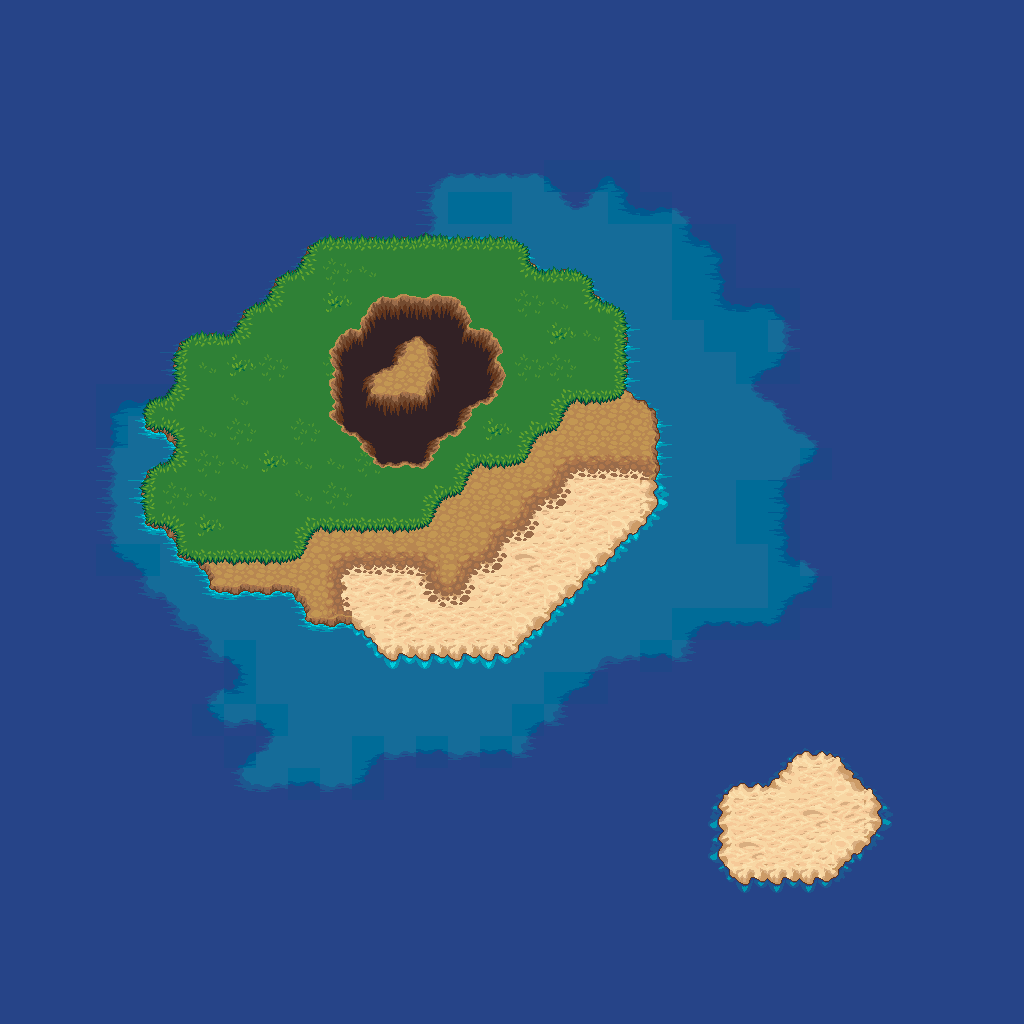

Tiled map render using the project's own tile images. Description and the map definition, with tile-layer contents summarised, below:
An orthogonal 32x32 tile map with 32x32 px tiles, 4 tile layers (base_layer, fill, touchups, pits).

<map version="1.0" orientation="orthogonal" width="32" height="32" tilewidth="32" tileheight="32">
 <tileset firstgid="1" name="terrain" tilewidth="32" tileheight="32">
  <image source="../sprites/terrain/terrain.png" width="1152" height="576" />
  <terraintypes>
   <terrain name="grass" tile="112" />
   <terrain name="water" tile="115" />
   <terrain name="dirt" tile="109" />
   <terrain name="mud" tile="325" />
   <terrain name="ash" tile="541" />
   <terrain name="pit" tile="118" />
   <terrain name="dark pit" tile="334" />
   <terrain name="gaping hole" tile="550" />
   <terrain name="deep water" tile="121" />
   <terrain name="sand" tile="124" />
   <terrain name="farm" tile="127" />
   <terrain name="snow" tile="133" />
   <terrain name="cold water" tile="139" />
   <terrain name="frozen water" tile="142" />
   <terrain name="lava" tile="547" />
  </terraintypes>
  <tile id="1" terrain="2,2,2," />
  <tile id="2" terrain="2,2,,2" />
  <tile id="4" terrain="0,0,0," />
  <tile id="5" terrain="0,0,,0" />
  <tile id="7" terrain="1,1,1," />
  <tile id="8" terrain="1,1,,1" />
  <tile id="10" terrain="5,5,5," />
  <tile id="11" terrain="5,5,,5" />
  <tile id="13" terrain="8,8,8," />
  <tile id="14" terrain="8,8,,8" />
  <tile id="16" terrain="9,9,9," />
  <tile id="17" terrain="9,9,,9" />
  <tile id="19" terrain="10,10,10,0" />
  <tile id="20" terrain="10,10,0,10" />
  <tile id="25" terrain="11,11,11," />
  <tile id="26" terrain="11,11,,11" />
  <tile id="28" terrain="11,11,11,1" />
  <tile id="29" terrain="11,11,1,11" />
  <tile id="31" terrain="12,12,12," />
  <tile id="32" terrain="12,12,,12" />
  <tile id="34" terrain="13,13,13," />
  <tile id="35" terrain="13,13,,13" />
  <tile id="37" terrain="2,,2,2" />
  <tile id="38" terrain=",2,2,2" />
  <tile id="40" terrain="0,,0,0" />
  <tile id="41" terrain=",0,0,0" />
  <tile id="43" terrain="1,,1,1" />
  <tile id="44" terrain=",1,1,1" />
  <tile id="46" terrain="5,,5,5" />
  <tile id="47" terrain=",5,5,5" />
  <tile id="49" terrain="8,,8,8" />
  <tile id="50" terrain=",8,8,8" />
  <tile id="52" terrain="9,,9,9" />
  <tile id="53" terrain=",9,9,9" />
  <tile id="55" terrain="10,0,10,10" />
  <tile id="56" terrain="0,10,10,10" />
  <tile id="61" terrain="11,,11,11" />
  <tile id="62" terrain=",11,11,11" />
  <tile id="64" terrain="11,1,11,11" />
  <tile id="65" terrain="1,11,11,11" />
  <tile id="67" terrain="12,,12,12" />
  <tile id="68" terrain=",12,12,12" />
  <tile id="70" terrain="13,,13,13" />
  <tile id="71" terrain=",13,13,13" />
  <tile id="72" terrain=",,,2" />
  <tile id="73" terrain=",,2,2" />
  <tile id="74" terrain=",,2," />
  <tile id="75" terrain=",,,0" />
  <tile id="76" terrain=",,0,0" />
  <tile id="77" terrain=",,0," />
  <tile id="78" terrain=",,,1" />
  <tile id="79" terrain=",,1,1" />
  <tile id="80" terrain=",,1," />
  <tile id="81" terrain=",,,5" />
  <tile id="82" terrain=",,5,5" />
  <tile id="83" terrain=",,5," />
  <tile id="84" terrain=",,,8" />
  <tile id="85" terrain=",,8,8" />
  <tile id="86" terrain=",,8," />
  <tile id="87" terrain=",,,9" />
  <tile id="88" terrain=",,9,9" />
  <tile id="89" terrain=",,9," />
  <tile id="90" terrain="0,0,0,10" />
  <tile id="91" terrain="0,0,10,10" />
  <tile id="92" terrain="0,0,10,0" />
  <tile id="96" terrain=",,,11" />
  <tile id="97" terrain=",,11,11" />
  <tile id="98" terrain=",,11," />
  <tile id="99" terrain="1,1,1,11" />
  <tile id="100" terrain="1,1,11,11" />
  <tile id="101" terrain="1,1,11,1" />
  <tile id="102" terrain=",,,12" />
  <tile id="103" terrain=",,12,12" />
  <tile id="104" terrain=",,12," />
  <tile id="105" terrain=",,,13" />
  <tile id="106" terrain=",,13,13" />
  <tile id="107" terrain=",,13," />
  <tile id="108" terrain=",2,,2" />
  <tile id="109" terrain="2,2,2,2" />
  <tile id="110" terrain="2,,2," />
  <tile id="111" terrain=",0,,0" />
  <tile id="112" terrain="0,0,0,0" />
  <tile id="113" terrain="0,,0," />
  <tile id="114" terrain=",1,,1" />
  <tile id="115" terrain="1,1,1,1" />
  <tile id="116" terrain="1,,1," />
  <tile id="117" terrain=",5,,5" />
  <tile id="118" terrain="5,5,5,5" />
  <tile id="119" terrain="5,,5," />
  <tile id="120" terrain=",8,,8" />
  <tile id="121" terrain="8,8,8,8" />
  <tile id="122" terrain="8,,8," />
  <tile id="123" terrain=",9,,9" />
  <tile id="124" terrain="9,9,9,9" />
  <tile id="125" terrain="9,,9," />
  <tile id="126" terrain="0,10,0,10" />
  <tile id="127" terrain="10,10,10,10" />
  <tile id="128" terrain="10,0,10,0" />
  <tile id="132" terrain=",11,,11" />
  <tile id="133" terrain="11,11,11,11" />
  <tile id="134" terrain="11,,11," />
  <tile id="135" terrain="1,11,1,11" />
  <tile id="136" terrain="11,11,11,11" />
  <tile id="137" terrain="11,1,11,1" />
  <tile id="138" terrain=",12,,12" />
  <tile id="139" terrain="12,12,12,12" />
  <tile id="140" terrain="12,,12," />
  <tile id="141" terrain=",13,,13" />
  <tile id="142" terrain="13,13,13,13" />
  <tile id="143" terrain="13,,13," />
  <tile id="144" terrain=",2,," />
  <tile id="145" terrain="2,2,," />
  <tile id="146" terrain="2,,," />
  <tile id="147" terrain=",0,," />
  <tile id="148" terrain="0,0,," />
  <tile id="149" terrain="0,,," />
  <tile id="150" terrain=",1,," />
  <tile id="151" terrain="1,1,," />
  <tile id="152" terrain="1,,," />
  <tile id="153" terrain=",5,," />
  <tile id="154" terrain="5,5,," />
  <tile id="155" terrain="5,,," />
  <tile id="156" terrain=",8,," />
  <tile id="157" terrain="8,8,," />
  <tile id="158" terrain="8,,," />
  <tile id="159" terrain=",9,," />
  <tile id="160" terrain="9,9,," />
  <tile id="161" terrain="9,,," />
  <tile id="162" terrain="0,10,0,0" />
  <tile id="163" terrain="10,10,0,0" />
  <tile id="164" terrain="10,0,0,0" />
  <tile id="168" terrain=",11,," />
  <tile id="169" terrain="11,11,," />
  <tile id="170" terrain="11,,," />
  <tile id="171" terrain="1,11,1,1" />
  <tile id="172" terrain="11,11,1,1" />
  <tile id="173" terrain="11,1,1,1" />
  <tile id="174" terrain=",12,," />
  <tile id="175" terrain="12,12,," />
  <tile id="176" terrain="12,,," />
  <tile id="177" terrain=",13,," />
  <tile id="178" terrain="13,13,," />
  <tile id="179" terrain="13,,," />
  <tile id="180" terrain="2,2,2,2" />
  <tile id="181" terrain="2,2,2,2" />
  <tile id="182" terrain="2,2,2,2" />
  <tile id="183" terrain="0,0,0,0" />
  <tile id="184" terrain="0,0,0,0" />
  <tile id="185" terrain="0,0,0,0" />
  <tile id="186" terrain="1,1,1,1" />
  <tile id="187" terrain="1,1,1,1" />
  <tile id="188" terrain="1,1,1,1" />
  <tile id="192" terrain="8,8,8,8" />
  <tile id="193" terrain="8,8,8,8" />
  <tile id="194" terrain="8,8,8,8" />
  <tile id="195" terrain="9,9,9,9" />
  <tile id="196" terrain="9,9,9,9" />
  <tile id="197" terrain="9,9,9,9" />
  <tile id="198" terrain="10,10,10,10" />
  <tile id="199" terrain="10,10,10,10" />
  <tile id="200" terrain="10,10,10,10" />
  <tile id="204" terrain="11,11,11,11" />
  <tile id="205" terrain="11,11,11,11" />
  <tile id="206" terrain="11,11,11,11" />
  <tile id="210" terrain="12,12,12,12" />
  <tile id="211" terrain="12,12,12,12" />
  <tile id="212" terrain="12,12,12,12" />
  <tile id="213" terrain="13,13,13,13" />
  <tile id="214" terrain="13,13,13,13" />
  <tile id="215" terrain="13,13,13,13" />
  <tile id="217" terrain="3,3,3," />
  <tile id="218" terrain="3,3,,3" />
  <tile id="220" terrain="1,1,1,0" />
  <tile id="221" terrain="1,1,0,1" />
  <tile id="223" terrain="8,8,8,0" />
  <tile id="224" terrain="8,8,0,8" />
  <tile id="226" terrain="6,6,6," />
  <tile id="227" terrain="6,6,,6" />
  <tile id="229" terrain="8,8,8,1" />
  <tile id="230" terrain="8,8,1,8" />
  <tile id="232" terrain="9,9,9,1" />
  <tile id="233" terrain="9,9,1,9" />
  <tile id="241" terrain="11,11,11," />
  <tile id="242" terrain="11,11,,11" />
  <tile id="244" terrain="11,11,11,13" />
  <tile id="245" terrain="11,11,13,11" />
  <tile id="247" terrain="12,12,12,0" />
  <tile id="248" terrain="12,12,0,12" />
  <tile id="250" terrain="13,13,13,0" />
  <tile id="251" terrain="13,13,0,13" />
  <tile id="253" terrain="3,,3,3" />
  <tile id="254" terrain=",3,3,3" />
  <tile id="256" terrain="1,0,1,1" />
  <tile id="257" terrain="0,1,1,1" />
  <tile id="259" terrain="8,0,8,8" />
  <tile id="260" terrain="0,8,8,8" />
  <tile id="262" terrain="6,,6,6" />
  <tile id="263" terrain=",6,6,6" />
  <tile id="265" terrain="8,1,8,8" />
  <tile id="266" terrain="1,8,8,8" />
  <tile id="268" terrain="9,1,9,9" />
  <tile id="269" terrain="1,9,9,9" />
  <tile id="277" terrain="11,,11,11" />
  <tile id="278" terrain=",11,11,11" />
  <tile id="280" terrain="11,13,11,11" />
  <tile id="281" terrain="13,11,11,11" />
  <tile id="283" terrain="12,0,12,12" />
  <tile id="284" terrain="0,12,12,12" />
  <tile id="286" terrain="13,0,13,13" />
  <tile id="287" terrain="0,13,13,13" />
  <tile id="288" terrain=",,,3" />
  <tile id="289" terrain=",,3,3" />
  <tile id="290" terrain=",,3," />
  <tile id="291" terrain="0,0,0,1" />
  <tile id="292" terrain="0,0,1,1" />
  <tile id="293" terrain="0,0,1,0" />
  <tile id="294" terrain="0,0,0,8" />
  <tile id="295" terrain="0,0,8,8" />
  <tile id="296" terrain="0,0,8,0" />
  <tile id="297" terrain=",,,6" />
  <tile id="298" terrain=",,6,6" />
  <tile id="299" terrain=",,6," />
  <tile id="300" terrain="1,1,1,8" />
  <tile id="301" terrain="1,1,8,8" />
  <tile id="302" terrain="1,1,8,1" />
  <tile id="303" terrain="1,1,1,9" />
  <tile id="304" terrain="1,1,9,9" />
  <tile id="305" terrain="1,1,9,1" />
  <tile id="312" terrain=",,,11" />
  <tile id="313" terrain=",,11,11" />
  <tile id="314" terrain=",,11," />
  <tile id="315" terrain="13,13,13,11" />
  <tile id="316" terrain="13,13,11,11" />
  <tile id="317" terrain="13,13,11,13" />
  <tile id="318" terrain="0,0,0,12" />
  <tile id="319" terrain="0,0,12,12" />
  <tile id="320" terrain="0,0,12,0" />
  <tile id="321" terrain="0,0,0,13" />
  <tile id="322" terrain="0,0,13,13" />
  <tile id="323" terrain="0,0,13,0" />
  <tile id="324" terrain=",3,,3" />
  <tile id="325" terrain="3,3,3,3" />
  <tile id="326" terrain="3,,3," />
  <tile id="327" terrain="0,1,0,1" />
  <tile id="328" terrain="1,1,1,1" />
  <tile id="329" terrain="1,0,1,0" />
  <tile id="330" terrain="0,8,0,8" />
  <tile id="331" terrain="8,8,8,8" />
  <tile id="332" terrain="8,0,8,0" />
  <tile id="333" terrain=",6,,6" />
  <tile id="334" terrain="6,6,6,6" />
  <tile id="335" terrain="6,,6," />
  <tile id="336" terrain="1,8,1,8" />
  <tile id="337" terrain="8,8,8,8" />
  <tile id="338" terrain="8,1,8,1" />
  <tile id="339" terrain="1,9,1,9" />
  <tile id="340" terrain="9,9,9,9" />
  <tile id="341" terrain="9,1,9,1" />
  <tile id="348" terrain=",11,,11" />
  <tile id="349" terrain="11,11,11,11" />
  <tile id="350" terrain="11,,11," />
  <tile id="351" terrain="13,11,13,11" />
  <tile id="352" terrain="11,11,11,11" />
  <tile id="353" terrain="11,13,11,13" />
  <tile id="354" terrain="0,12,0,12" />
  <tile id="355" terrain="12,12,12,12" />
  <tile id="356" terrain="12,0,12,0" />
  <tile id="357" terrain="0,13,0,13" />
  <tile id="358" terrain="13,13,13,13" />
  <tile id="359" terrain="13,0,13,0" />
  <tile id="360" terrain=",3,," />
  <tile id="361" terrain="3,3,," />
  <tile id="362" terrain="3,,," />
  <tile id="363" terrain="0,1,0,0" />
  <tile id="364" terrain="1,1,0,0" />
  <tile id="365" terrain="1,0,0,0" />
  <tile id="366" terrain="0,8,0,0" />
  <tile id="367" terrain="8,8,0,0" />
  <tile id="368" terrain="8,0,0,0" />
  <tile id="369" terrain=",6,," />
  <tile id="370" terrain="6,6,," />
  <tile id="371" terrain="6,,," />
  <tile id="372" terrain="1,8,1,1" />
  <tile id="373" terrain="8,8,1,1" />
  <tile id="374" terrain="8,1,1,1" />
  <tile id="375" terrain="1,9,1,1" />
  <tile id="376" terrain="9,9,1,1" />
  <tile id="377" terrain="9,1,1,1" />
  <tile id="384" terrain=",11,," />
  <tile id="385" terrain="11,11,," />
  <tile id="386" terrain="11,,," />
  <tile id="387" terrain="13,11,13,13" />
  <tile id="388" terrain="11,11,13,13" />
  <tile id="389" terrain="11,13,13,13" />
  <tile id="390" terrain="0,12,0,0" />
  <tile id="391" terrain="12,12,0,0" />
  <tile id="392" terrain="12,0,0,0" />
  <tile id="393" terrain="0,13,0,0" />
  <tile id="394" terrain="13,13,0,0" />
  <tile id="395" terrain="13,0,0,0" />
  <tile id="396" terrain="3,3,3,3" />
  <tile id="397" terrain="3,3,3,3" />
  <tile id="398" terrain="3,3,3,3" />
  <tile id="433" terrain="4,4,4," />
  <tile id="434" terrain="4,4,,4" />
  <tile id="436" terrain="0,0,0," />
  <tile id="437" terrain="0,0,,0" />
  <tile id="439" terrain="14,14,14," />
  <tile id="440" terrain="14,14,,14" />
  <tile id="442" terrain="7,7,7," />
  <tile id="443" terrain="7,7,,7" />
  <tile id="445" terrain="1,1,1,8" />
  <tile id="446" terrain="1,1,8,1" />
  <tile id="448" terrain="9,9,9,8" />
  <tile id="449" terrain="9,9,8,9" />
  <tile id="457" terrain="9,9,9,12" />
  <tile id="458" terrain="9,9,12,9" />
  <tile id="460" terrain="9,9,9,13" />
  <tile id="461" terrain="9,9,13,9" />
  <tile id="463" terrain="11,11,11,8" />
  <tile id="464" terrain="11,11,8,11" />
  <tile id="469" terrain="4,,4,4" />
  <tile id="470" terrain=",4,4,4" />
  <tile id="472" terrain="0,,0,0" />
  <tile id="473" terrain=",0,0,0" />
  <tile id="475" terrain="14,,14,14" />
  <tile id="476" terrain=",14,14,14" />
  <tile id="478" terrain="7,,7,7" />
  <tile id="479" terrain=",7,7,7" />
  <tile id="481" terrain="1,8,1,1" />
  <tile id="482" terrain="8,1,1,1" />
  <tile id="484" terrain="9,8,9,9" />
  <tile id="485" terrain="8,9,9,9" />
  <tile id="493" terrain="9,12,9,9" />
  <tile id="494" terrain="12,9,9,9" />
  <tile id="496" terrain="9,13,9,9" />
  <tile id="497" terrain="13,9,9,9" />
  <tile id="499" terrain="11,8,11,11" />
  <tile id="500" terrain="8,11,11,11" />
  <tile id="504" terrain=",,,4" />
  <tile id="505" terrain=",,4,4" />
  <tile id="506" terrain=",,4," />
  <tile id="507" terrain=",,,0" />
  <tile id="508" terrain=",,0,0" />
  <tile id="509" terrain=",,0," />
  <tile id="510" terrain=",,,14" />
  <tile id="511" terrain=",,14,14" />
  <tile id="512" terrain=",,14," />
  <tile id="513" terrain=",,,7" />
  <tile id="514" terrain=",,7,7" />
  <tile id="515" terrain=",,7," />
  <tile id="516" terrain="8,8,8,1" />
  <tile id="517" terrain="8,8,1,1" />
  <tile id="518" terrain="8,8,1,8" />
  <tile id="519" terrain="8,8,8,9" />
  <tile id="520" terrain="8,8,9,9" />
  <tile id="521" terrain="8,8,9,8" />
  <tile id="528" terrain="12,12,12,9" />
  <tile id="529" terrain="12,12,9,9" />
  <tile id="530" terrain="12,12,9,12" />
  <tile id="531" terrain="13,13,13,9" />
  <tile id="532" terrain="13,13,9,9" />
  <tile id="533" terrain="13,13,9,13" />
  <tile id="534" terrain="8,8,8,11" />
  <tile id="535" terrain="8,8,11,11" />
  <tile id="536" terrain="8,8,11,8" />
  <tile id="540" terrain=",4,,4" />
  <tile id="541" terrain="4,4,4,4" />
  <tile id="542" terrain="4,,4," />
  <tile id="543" terrain=",0,,0" />
  <tile id="544" terrain="0,0,0,0" />
  <tile id="545" terrain="0,,0," />
  <tile id="546" terrain=",14,,14" />
  <tile id="547" terrain="14,14,14,14" />
  <tile id="548" terrain="14,,14," />
  <tile id="549" terrain=",7,,7" />
  <tile id="550" terrain="7,7,7,7" />
  <tile id="551" terrain="7,,7," />
  <tile id="552" terrain="8,1,8,1" />
  <tile id="553" terrain="1,1,1,1" />
  <tile id="554" terrain="1,8,1,8" />
  <tile id="555" terrain="8,9,8,9" />
  <tile id="556" terrain="9,9,9,9" />
  <tile id="557" terrain="9,8,9,8" />
  <tile id="564" terrain="12,9,12,9" />
  <tile id="565" terrain="9,9,9,9" />
  <tile id="566" terrain="9,12,9,12" />
  <tile id="567" terrain="13,9,13,9" />
  <tile id="568" terrain="9,9,9,9" />
  <tile id="569" terrain="9,13,9,13" />
  <tile id="570" terrain="8,11,8,11" />
  <tile id="571" terrain="11,11,11,11" />
  <tile id="572" terrain="11,8,11,8" />
  <tile id="576" terrain=",4,," />
  <tile id="577" terrain="4,4,," />
  <tile id="578" terrain="4,,," />
  <tile id="579" terrain=",0,," />
  <tile id="580" terrain="0,0,," />
  <tile id="581" terrain="0,,," />
  <tile id="582" terrain=",14,," />
  <tile id="583" terrain="14,14,," />
  <tile id="584" terrain="14,,," />
  <tile id="585" terrain=",7,," />
  <tile id="586" terrain="7,7,," />
  <tile id="587" terrain="7,,," />
  <tile id="588" terrain="8,1,8,8" />
  <tile id="589" terrain="1,1,8,8" />
  <tile id="590" terrain="1,8,8,8" />
  <tile id="591" terrain="8,9,8,8" />
  <tile id="592" terrain="9,9,8,8" />
  <tile id="593" terrain="9,8,8,8" />
  <tile id="600" terrain="12,9,12,12" />
  <tile id="601" terrain="9,9,12,12" />
  <tile id="602" terrain="9,12,12,12" />
  <tile id="603" terrain="13,9,13,13" />
  <tile id="604" terrain="9,9,13,13" />
  <tile id="605" terrain="9,13,13,13" />
  <tile id="606" terrain="8,11,8,8" />
  <tile id="607" terrain="11,11,8,8" />
  <tile id="608" terrain="11,8,8,8" />
  <tile id="612" terrain="4,4,4,4" />
  <tile id="613" terrain="4,4,4,4" />
  <tile id="614" terrain="4,4,4,4" />
  <tile id="618" terrain="14,14,14,14" />
  <tile id="619" terrain="14,14,14,14" />
  <tile id="620" terrain="14,14,14,14" />
 </tileset>
 <layer name="base_layer" width="32" height="32">
  <data>[1024 cells, 1024 non-empty, 82 distinct tile ids]</data>
 </layer>
 <layer name="fill" width="32" height="32">
  <data>[1024 cells, 48 non-empty, 10 distinct tile ids]</data>
 </layer>
 <layer name="touchups" width="32" height="32">
  <data>[1024 cells, 40 non-empty, 13 distinct tile ids]</data>
 </layer>
 <layer name="pits" width="32" height="32">
  <data>[1024 cells, 30 non-empty, 13 distinct tile ids]</data>
 </layer>
</map>
